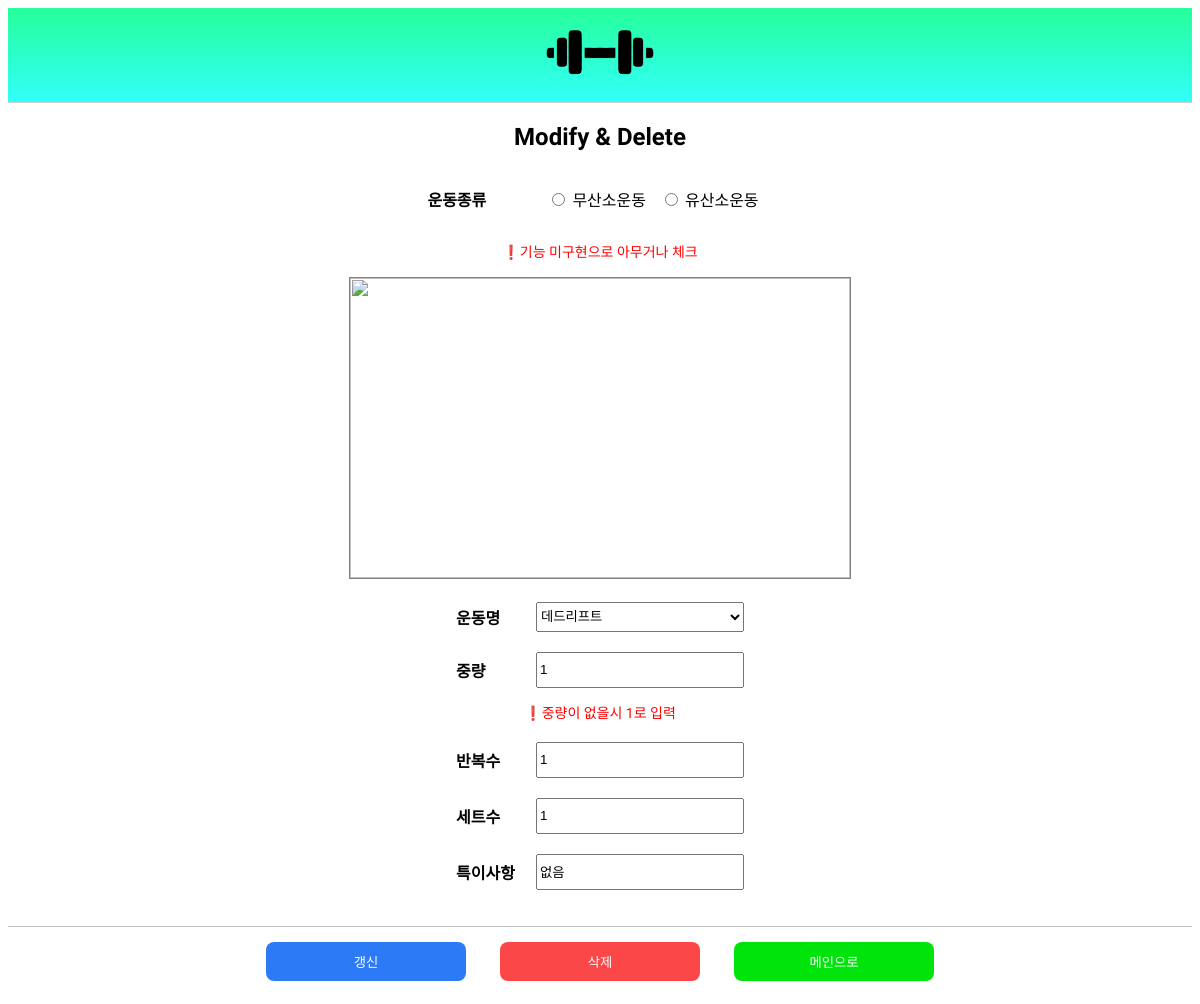
/crud/workoutMemo/1, run on an earlier commit of the app's database.
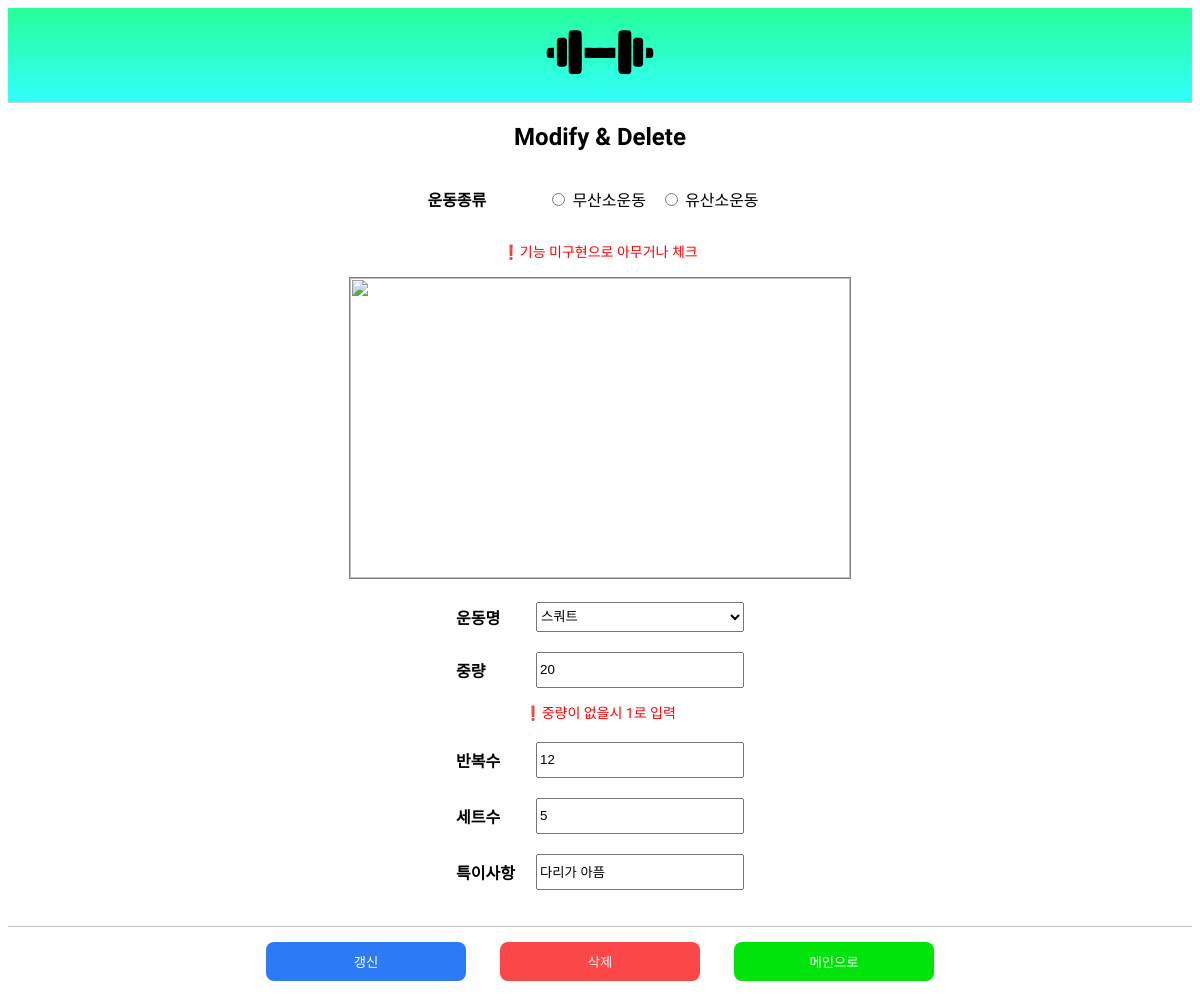
And on a later commit of the database.
### apps/crud/models.py (models this page shows)
class WorkOut(db.Model):
    __tablename__="workout"
    id = db.Column(db.Integer, primary_key = True)
    exName = db.Column(db.String)
    weight = db.Column(db.Integer)
    repeat = db.Column(db.Integer)
    setRp = db.Column(db.Integer)
    text = db.Column(db.Integer)
    createDate =db.Column(db.DateTime, default=today)

### apps/crud/views.py (the view, shortened to what this page needs)
@crud.route("workoutMemo/<workout_id>", methods=["GET","POST"])
def editWorkOut(workout_id):
    form = WorkOutForm()
    workout = WorkOut.query.filter_by(id=workout_id).first()
    form.exName.data = workout.exName
    form.weight.data = workout.weight
    form.repeat.data = workout.repeat
    form.setRp.data = workout.setRp
    form.text.data = workout.text
    return render_template("crud/edit.html", workout=workout, form=form)

### apps/crud/forms.py
class WorkOutForm(FlaskForm):
    check = RadioField(
        "운동종류",
        choices=[[0, "무산소운동"], [1, "유산소운동"]],
        validators=[
            DataRequired(message="운동종류")
        ]
    )
    exName = SelectField(
        "운동명",
        default="데드리프트",
        choices=["데드리프트","런지","레그 레이즈","레그 프레스","벤치 프레스","사이드 래터럴 레이즈","스쿼트","풀 업","푸시업",],
        validators=[
            DataRequired(message="운동명"),
        ]
    )
    weight = IntegerField(
        "중량",
        default=1,
    )
    repeat = IntegerField(
        "반복수",
        default=1,
        validators=[
            DataRequired(message="반복수"),
        ]
    )
    setRp = IntegerField(
        "세트수",
        default=1,
        validators=[
            DataRequired(message="세트수")
        ]
    )
    text = StringField(
        "특이사항",
    )
    submit = SubmitField("기록하기")

### apps/crud/templates/crud/edit.html (shortened to what this page needs)
{% extends "crud/base.html" %}
{% block content %}
<form action="{{ url_for('crud.editWorkOut', workout_id=workout.id )}}" method="POST" novalidate="novalidate">
    <h2>Modify & Delete</h2>
    <p>
    <div class="formContainer">
        <div class="formName">{{ form.check.label }}</div>
        <br />{{ form.check(placeholder="운동종류") }}
    </div>
    <p class="info">기능 미구현으로 아무거나 체크</p>
    </p>
    <img id="output" alt="" src="" />
    <div class="formContainer">
        <div class="formName">{{ form.exName.label }}</div>
        <div class="formValue" id="formValue">{{ form.exName(placeholder="운동이름") }}</div>
    </div>
    <p>
    <div class="formContainer">
        <div class="formName">{{ form.weight.label }}</div>
        <div class="formValue">{{ form.weight(placeholder="중량") }}</div>
    </div>
    <p class="info">중량이 없을시 1로 입력</p>
    </p>
    <p>
    <div class="formContainer">
        <span class="formName">{{ form.repeat.label }}</span>
        <div class="formValue">{{ form.repeat(placeholder="반복수") }}</div>
    </div>
    </p>
    <p>
    <div class="formContainer">
        <div class="formName">{{ form.setRp.label }}</div>
        <div class="formValue">{{ form.setRp(placeholder="세트수") }}</div>
    </div>
    </p>
    <p>
    <div class="formContainer">
        <div class="formName">{{ form.text.label }}</div>
        <div class="formValue">{{ form.text(placeholder="특이사항") }}</div>
    </div>
    </p>
    <span class="error">
    </span>
    <div class="footer">
        <input style="width: 200px;" type="submit" value="갱신" onclick="Modify()" />
        <form action="{{ url_for('crud.deleteWorkOut', workout_id=workout.id)}}" method="POST">
            <button class="viewBtn" style="color: white;" type="submit" onclick="Delete()"
                formaction="{{ url_for('crud.deleteWorkOut', workout_id=workout.id)}}" method="POST">삭제</button>
        </form>
        <button class="mainBtn">
            <a href="/crud">메인으로</a>
        </button>
    </div>
</form>
{% endblock %}

What changed in the data, as far as the page shows it:
changed WorkOut: exName "데드리프트" → "스쿼트"; weight "1" → "20"; repeat "1" → "12"; setRp "1" → "5"; text "없음" → "다리가 아픔"
